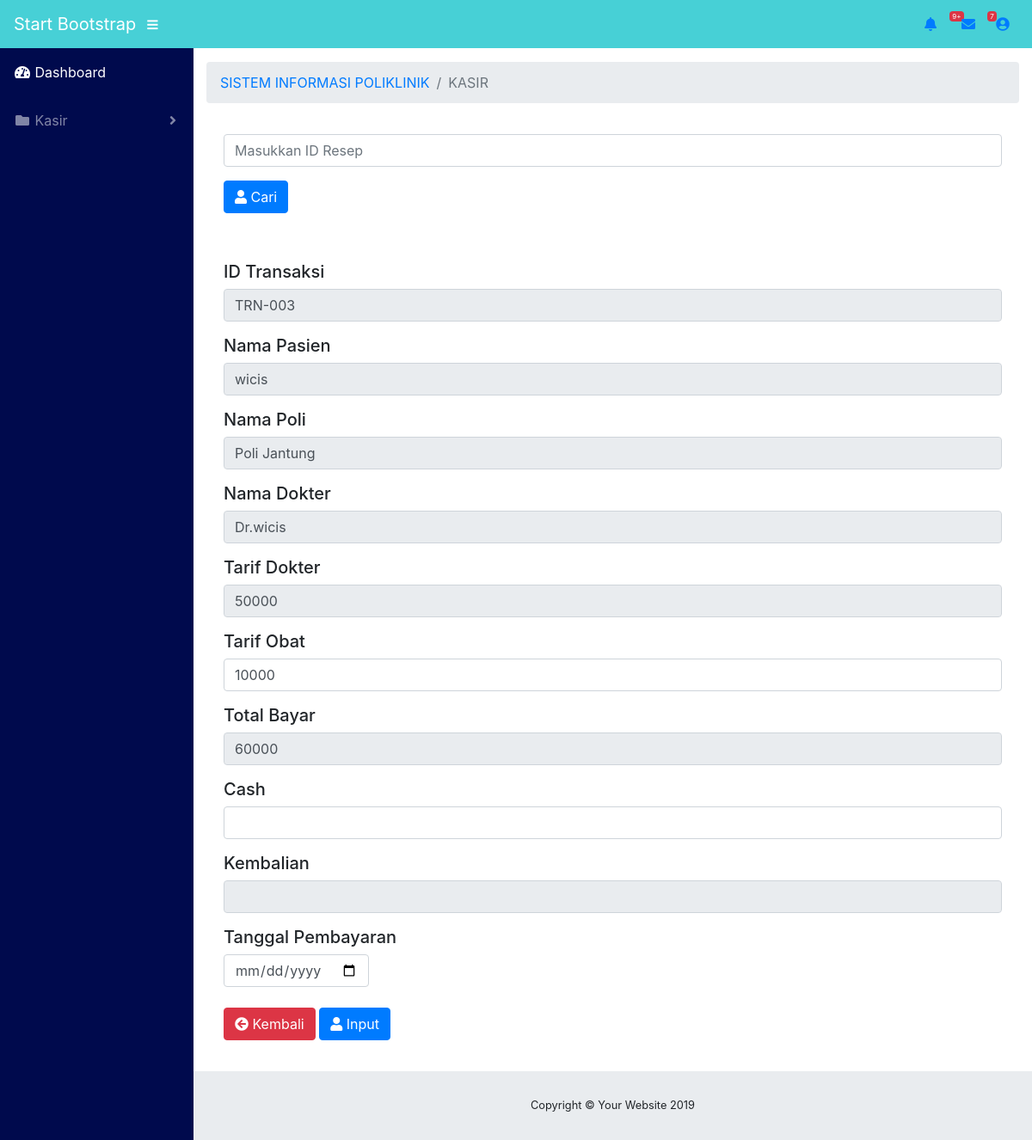
Screenshot of /index_kasir.php with the database file from the repository.
### tables this page shows
CREATE TABLE IF NOT EXISTS `tb_resep` (
  `id_resep` varchar(100) NOT NULL,
  `id_pemeriksaan` varchar(100) NOT NULL,
  `nm_pasien` varchar(100) NOT NULL,
  `nm_poli` varchar(100) NOT NULL,
  `nm_dokter` varchar(100) NOT NULL,
  `nm_obat` varchar(100) NOT NULL,
  `kd_obat` varchar(100) NOT NULL,
  `tarif_obat` int(100) NOT NULL,
  `jml_obat` int(100) NOT NULL,
  `total` int(100) NOT NULL
);

CREATE TABLE IF NOT EXISTS `tb_dokter` (
  `id_dokter` varchar(100) NOT NULL,
  `nm_dokter` varchar(100) NOT NULL,
  `spesialis` varchar(100) NOT NULL,
  `tarif` varchar(100) NOT NULL,
  `kd_poli` varchar(100) NOT NULL,
  `nm_poli` varchar(100) NOT NULL
);

### index_kasir.php (the view, shortened to what this page needs)
<?php
    include "koneksi.php";
    $cari="";
    $query = "SELECT * FROM tb_resep WHERE id_resep LIKE '%".$cari."%'";
    $hasil = mysqli_query($conn,$query);
    $data = mysqli_fetch_array($hasil);
    $nm_dokter=$data['nm_dokter'];
    $query3 = "SELECT * FROM tb_dokter WHERE nm_dokter='$nm_dokter'";
    $hasil3 = mysqli_query($conn,$query3);
    $data3 = mysqli_fetch_array($hasil3);
    $query2 = "SELECT max(id_transaksi) as maxKode FROM tb_transaksi";
    $hasil2 = mysqli_query($conn,$query2);
    $data2 = mysqli_fetch_array($hasil2);
    $idBel = $data2['maxKode'];
    $noUrut = (int) substr($idBel, 4, 4);
    $noUrut++;
    $char = "TRN-";
    $idBel = $char.sprintf("%03s", $noUrut);
?>
<!DOCTYPE html>
<html lang="en">
<head>
  <link href="vendor/fontawesome-free/css/all.min.css" rel="stylesheet" type="text/css">
  <link href="vendor/datatables/dataTables.bootstrap4.css" rel="stylesheet">
  <link href="css/sb-admin.css" rel="stylesheet">
</head>
<body id="page-top">
  <nav class="navbar navbar-expand  static-top"style="background-color: #47D0D6;">
    <a class="navbar-brand mr-1" style="color: white" href="index.html">Start Bootstrap</a>
    <button class="btn btn-link btn-sm text-white order-1 order-sm-0" id="sidebarToggle" href="#">
      <i class="fas fa-bars"></i>
    </button>
    <ul class="navbar-nav ml-auto ml-md-0">
      <li class="nav-item dropdown no-arrow mx-1">
        <a class="nav-link dropdown-toggle" href="#" id="alertsDropdown" role="button" data-toggle="dropdown" aria-haspopup="true" aria-expanded="false">
          <i class="fas fa-bell fa-fw"></i>
          <span class="badge badge-danger">9+</span>
        </a>
      </li>
      <li class="nav-item dropdown no-arrow mx-1">
        <a class="nav-link dropdown-toggle" href="#" id="messagesDropdown" role="button" data-toggle="dropdown" aria-haspopup="true" aria-expanded="false">
          <i class="fas fa-envelope fa-fw"></i>
          <span class="badge badge-danger">7</span>
        </a>
      </li>
      <li class="nav-item dropdown no-arrow">
        <a class="nav-link dropdown-toggle" href="#" id="userDropdown" role="button" data-toggle="dropdown" aria-haspopup="true" aria-expanded="false">
          <i class="fas fa-user-circle fa-fw"></i>
        </a>
      </li>
    </ul>
  </nav>
  <div id="wrapper">
    <ul class="sidebar navbar-nav"style="background-color: #000A4D;">
      <li class="nav-item active">
        <a class="nav-link" href="index_kasir.php">
          <i class="fas fa-fw fa-tachometer-alt"></i>
          <span>Dashboard</span>
        </a>
      </li>
      <li class="nav-item dropdown">
        <a class="nav-link dropdown-toggle" href="#" id="pagesDropdown" role="button" data-toggle="dropdown" aria-haspopup="true" aria-expanded="false">
          <i class="fas fa-fw fa-folder"></i>
          <span>Kasir</span>
        </a>
      </li>
    </ul>
    <div id="content-wrapper">
      <div class="container-fluid">
        <ol class="breadcrumb">
          <li class="breadcrumb-item">
            <a href="index_admin.php">SISTEM INFORMASI POLIKLINIK</a>
          </li>
          <li class="breadcrumb-item active">KASIR</li>
        </ol>
                <div class="card-body">
                <form action="" method="POST">
                                    <div class="form-group">
                                        <div class="form-line">
                                            <input type="text" name="cari" class="form-control" autocomplete="off" placeholder="Masukkan ID Resep" autofocus />
                                        </div>
                                    </div>
  <div class="form-group pull-right">
    <button name="carri" type="submit" class="btn btn-primary"><i class="fas fa-user"></i> Cari</button>
  </div>
                </form>
            </div>
      <div class="card-body">
<form  role="form" action="" class="hitung" method="POST">
                            <h5 class="card-inside-title">ID Transaksi</h5>
                                    <div class="form-group">
                                        <div class="form-line">
                                            <input type="text" name="id_transaksi" class="form-control" value="<?php echo $idBel; ?>" readonly />
                                        </div>
                                    </div>
                            <h5 class="card-inside-title">Nama Pasien</h5>
                                    <div class="form-group">
                                        <div class="form-line">
                                            <input type="text" name="nm_pasien" class="form-control" value="<?php echo $data['nm_pasien']; ?>" readonly />
                                        </div>
                                    </div>
                            <h5 class="card-inside-title">Nama Poli</h5>
                                    <div class="form-group">
                                        <div class="form-line">
                                            <input type="text" name="nm_poli" class="form-control" value="<?php echo $data['nm_poli']; ?>" readonly />
                                        </div>
                                    </div>
                            <h5 class="card-inside-title">Nama Dokter</h5>
                                    <div class="form-group">
                                        <div class="form-line">
                                            <input type="text" name="nm_dokter" class="form-control" value="<?php echo $data['nm_dokter']; ?>" readonly />
                                        </div>
                                    </div>
                            <h5 class="card-inside-title">Tarif Dokter</h5>
                                    <div class="form-group">
                                        <div class="form-line">
                                            <input type="text" name="tarif" id="tarif_dok" class="form-control" value="<?php echo $data3['tarif']; ?>" readonly />
                                        </div>
                                    </div>
                            <h5 class="card-inside-title">Tarif Obat</h5>
                                        <div class="form-group">
                                            <div class="form-line">
                                                <input type="text" name="total" id="tarif_obat" class="form-control" value="<?php echo $data['total']; ?>" >
                                            </div>
                            </div>
                            <h5 class="card-inside-title">Total Bayar</h5>
                                        <div class="form-group">
                                            <div class="form-line">
                                            	<input type="text" name="total_bayar" id="total" class="form-control" readonly >
                                            </div>
                            </div>
                            <h5 class="card-inside-title">Cash</h5>
                                        <div class="form-group">
                                            <div class="form-line">
                                                <input type="text" name="jumlah_bayar" id="jumlah_bayar" class="form-control" >
                                            </div>
                            </div>
                            <h5 class="card-inside-title">Kembalian</h5>
                                        <div class="form-group">
                                            <div class="form-line">
                                                <input type="text" name="kembalian" id="kembalian" class="form-control" readonly >
                                            </div>
                            </div>
                             <h5 class="card-inside-title">Tanggal Pembayaran</h5>
                            <div class="demo-masked-input">
                                        <div class="input-group">
                                            <div class="form-line">
                                                <input type="date" name="tgl_periksa" class="form-control date">
                                            </div>
                                        </div>
                            </div><br>
  <div class="form-group pull-right">
    <a href="index_apotek.php" class="btn btn-danger"><i class="fas fa-arrow-circle-left"></i> Kembali</a>
    <button name="submit" type="submit" class="btn btn-primary"><i class="fas fa-user"></i> Input</button>
  </div>
        </form>
      </div>
    </div>
  </div>
      <footer class="sticky-footer">
        <div class="container my-auto">
          <div class="copyright text-center my-auto">
            <span>Copyright © Your Website 2019</span>
          </div>
        </div>
      </footer>
    </div>
</html>

### rows the page displays
tb_resep: nm_pasien "wicis", nm_poli "Poli Jantung", nm_dokter "Dr.wicis", total "10000"
tb_dokter: tarif "50000"
